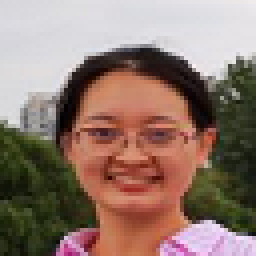
%> input picture code-prog2-1/face1.jpg, 64 x 64 px (shown 4 times larger)
$ octave Bilateral_Main.m   (GNU Octave 9; MATLAB toolbox functions it lacks are replaced by stand-ins)
%> lines starting %> are read from the running program, lines starting %| are printed output that depends on the picture
### code-prog2-1/bilateral_filtering.m
function I = bilateral_filtering(G,sigma_s,sigma_r,filterRadius)
x = -filterRadius:filterRadius;
y = -filterRadius:filterRadius;
[xx,yy] = meshgrid(x,y);
spatialKernel = exp(- (xx.^2+yy.^2)/(2*sigma_s^2));
[rows,cols,~] = size(G);
% read R G B values of color
rc = zeros(size(G(:,:,1)));
gc = zeros(size(rc));
bc = zeros(size(gc));
if size(G,3)==1
    temp = G;
    G(:,:,1) = temp;
    G(:,:,2) = temp;
    G(:,:,3) = temp;
end

for y = filterRadius+1:rows-filterRadius
    for x = filterRadius+1:cols-filterRadius
        roi = G(y-filterRadius:y+filterRadius,x-filterRadius:x+filterRadius,:);
        roidif = zeros(size(roi));
        roidif(:,:,1) = roi(:,:,1)-G(y,x,1);
        roidif(:,:,2) = roi(:,:,2)-G(y,x,2);
        roidif(:,:,3) = roi(:,:,3)-G(y,x,3);
        roidif = roidif(:,:,1)+roidif(:,:,2)+roidif(:,:,3);
        roidif = roidif.^2;
        rangeKernel = exp(- roidif/(2*sigma_r^2));
        W = (rangeKernel.*spatialKernel);
        k = sum(W(:));
        RC = W.*roi(:,:,1);
        GC = W.*roi(:,:,2);
        BC = W.*roi(:,:,3);
        rc(y,x) = sum(RC(:))/k;
        gc(y,x) = sum(GC(:))/k;
        bc(y,x) = sum(BC(:))/k;
    end
end
rc = rc(filterRadius+1:end-filterRadius,filterRadius+1:end-filterRadius);
gc = gc(filterRadius+1:end-filterRadius,filterRadius+1:end-filterRadius);
bc = bc(filterRadius+1:end-filterRadius,filterRadius+1:end-filterRadius);
I = cat(3,rc,gc,bc);
end

### code-prog2-1/Bilateral_Main.m
% Clear everything
clear all;
close all;
clc;
% read image
g = double(imread('face1.jpg'))/255.0;
G = g;
sigma_s = 4;
sigma_r = 0.2;
filterSize = double(uint8(sigma_s)*6+1);
filterRadius=ceil((filterSize-1)/2);
G = padarray(G,[filterRadius,filterRadius],'replicate');
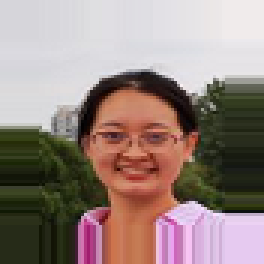
%> G: size 88x88x3 double (shown 3 times larger); mean R, G, B 0.592, 0.521, 0.498
I = bilateral_filtering(G,sigma_s,sigma_r,filterRadius);
%> in bilateral_filtering, `rc = zeros(size(G(:,:,1)));`: rc: size 88x88 double; every value is 0
%> after the loop in bilateral_filtering, `for y = filterRadius+1:rows-filterRadius`:
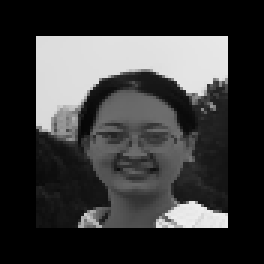
%> bc: size 88x88 double (shown 3 times larger); min 0, max 0.942, mean 0.227
%> after the loop in bilateral_filtering, `for y = filterRadius+1:rows-filterRadius`:
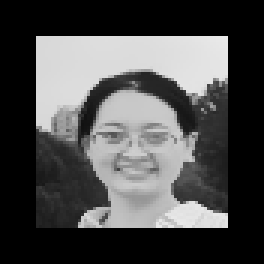
%> rc: size 88x88 double (shown 3 times larger); min 0, max 0.921, mean 0.301
%> in bilateral_filtering, `rc = rc(filterRadius+1:end-filterRadius,filterRadius+1:end-filterRadiu..`:
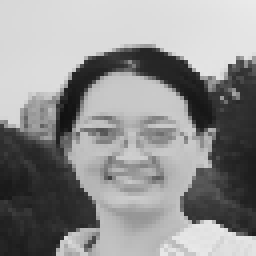
%> rc: size 64x64 double (shown 4 times larger); min 0.0696, max 0.921, mean 0.568
%> in bilateral_filtering, `gc = gc(filterRadius+1:end-filterRadius,filterRadius+1:end-filterRadiu..`:
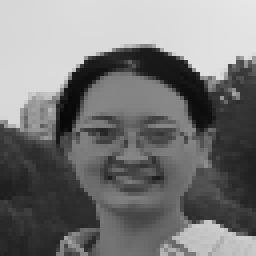
%> gc: size 64x64 double (shown 4 times larger); min 0.031, max 0.908, mean 0.473
%> in bilateral_filtering, `bc = bc(filterRadius+1:end-filterRadius,filterRadius+1:end-filterRadiu..`:
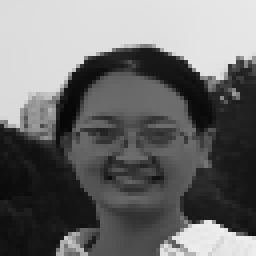
%> bc: size 64x64 double (shown 4 times larger); min 0.0255, max 0.942, mean 0.43
%> in bilateral_filtering, `I = cat(3,rc,gc,bc);`:
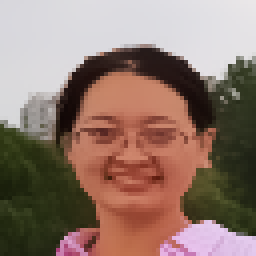
%> I: size 64x64x3 double (shown 4 times larger); mean R, G, B 0.568, 0.473, 0.43
figure;
subplot(121), imshow(g);
title('Input Image');
subplot(122), imshow(I);
title('Output Image');

$ run again, with code-prog2-1/fries.jpg copied over code-prog2-1/face1.jpg
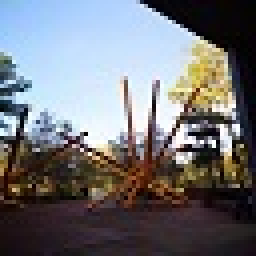
%> input picture code-prog2-1/fries.jpg, 64 x 64 px (shown 4 times larger)
%> after the loop in bilateral_filtering, `for y = filterRadius+1:rows-filterRadius`:
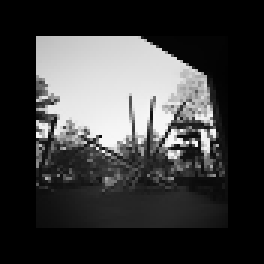
%> gc: size 88x88 double (shown 3 times larger); min 0, max 0.972, mean 0.237
%> in bilateral_filtering, `I = cat(3,rc,gc,bc);`:
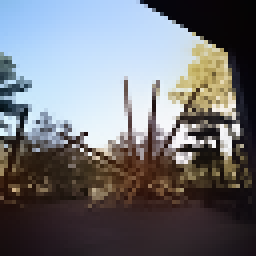
%> I: size 64x64x3 double (shown 4 times larger); mean R, G, B 0.444, 0.449, 0.467

$ run again, with code-prog2-1/tower.jpg copied over code-prog2-1/face1.jpg
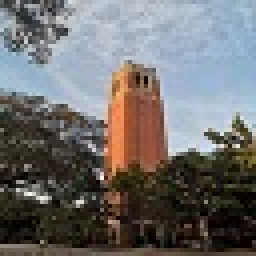
%> input picture code-prog2-1/tower.jpg, 64 x 64 px (shown 4 times larger)
%> after the loop in bilateral_filtering, `for y = filterRadius+1:rows-filterRadius`:
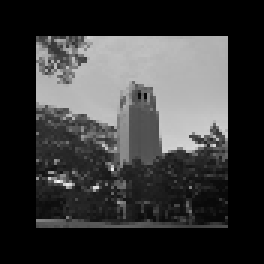
%> gc: size 88x88 double (shown 3 times larger); min 0, max 0.966, mean 0.227
%> in bilateral_filtering, `I = cat(3,rc,gc,bc);`:
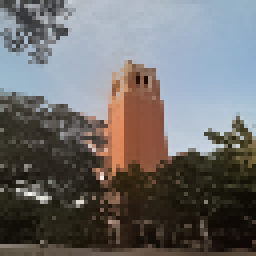
%> I: size 64x64x3 double (shown 4 times larger); mean R, G, B 0.436, 0.43, 0.428
